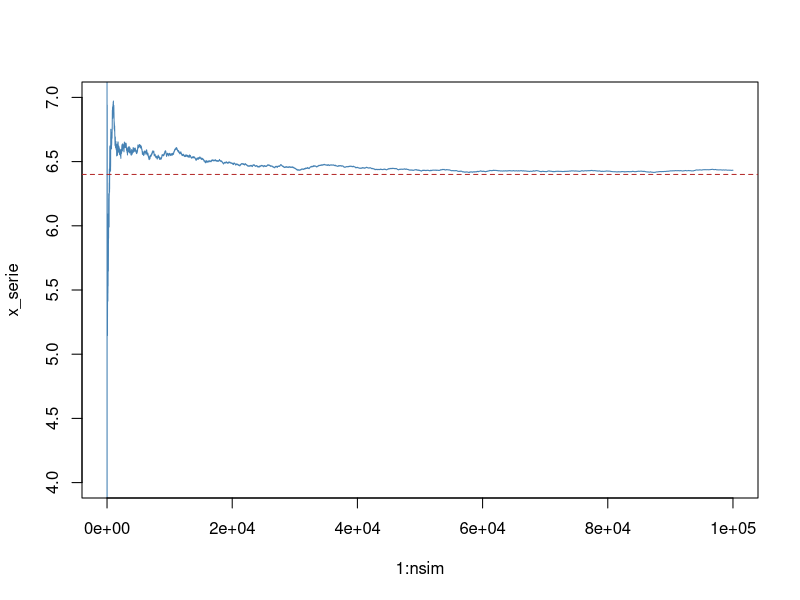
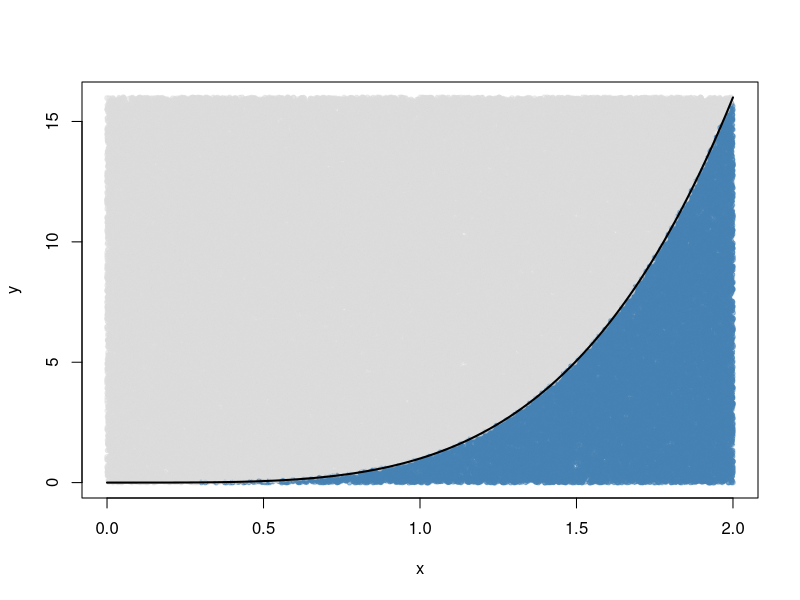
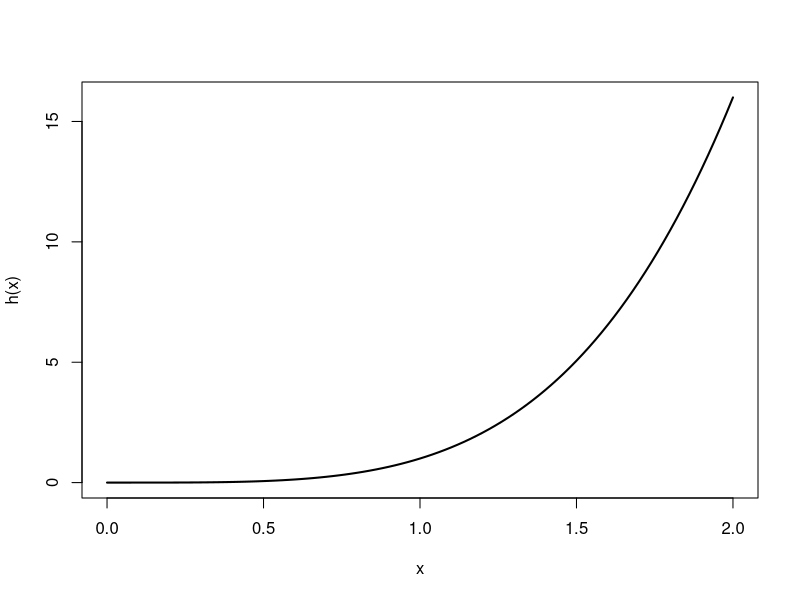
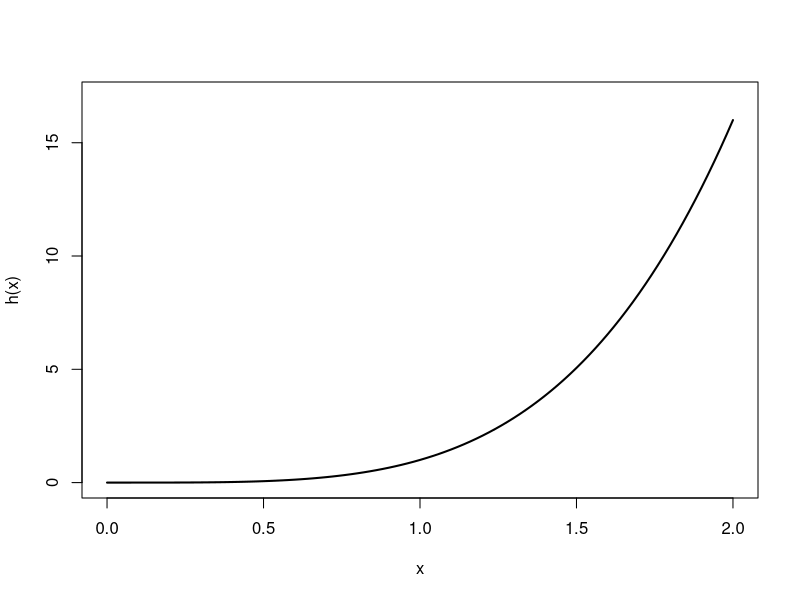

These figures' R source, in order: (Note: this script raises an error after producing the figures.)
###############################################################.
## Descripcion: Ejemplo de integracion MC
##
## Autor: Jose Pliego
## Fecha: 2020-02-26
###############################################################.

library(dplyr)
library(scales)

# Utilizando integracion Monte Carlo buscamos aproximar la integral
# \int_{0}^2 g(x) dx, donde g(x) = x^4
# Analiticamente es facil ver que esta integral vale 6.4
#
# Utilizaremos primero una distribucion U(0,2) y luego una distribucion
# bivariada uniforme en [0, 2] X [0, 16]

g <- function(x) x^4

nsim <- 10e4

# U(0,2)

set.seed(1996)

x <- runif(nsim,
           min = 0,
           max = 2)

theta_hat <- 2 * mean(g(x))

print(theta_hat)
print(abs(theta_hat - 0.2*32))

x_serie <- 2 * cumsum(g(x))/1:nsim

plot(1:nsim,
     x_serie,
     type = "l",
     ylim = c(4, 7),
     col = "steelblue")

abline(h = 0.2*32,
       col = "firebrick",
       lty = 2)

# Bivariada

y <- runif(nsim,
           min = 0,
           max = 16)

exito <- if_else(y <= g(x), 1, 0)

theta_hat2 <- mean(exito) * 32

print(theta_hat2)
print(abs(theta_hat2 - 0.2*32))

png(filename = "graphs/sim_hx.png",
    width = 10,
    height = 7,
    units = "cm",
    res = 300)

plot(x,
     y,
     col = alpha(if_else(y <= g(x), "steelblue", "gainsboro"), 0.5),
     pch = 20)

curve(g(x),
      from = 0,
      to = 2, 
      col = "black",
      add = TRUE,
      lwd = 2)

dev.off()

dev.off()

curve(g(x),
      from = 0,
      to = 2, 
      col = "black",
      add = FALSE,
      lwd = 2,
      ylab = "h(x)")

png(filename = "graphs/hx.png",
    width = 10,
    height = 7,
    units = "cm",
    res = 300)
curve(g(x),
      from = 0,
      to = 2, 
      col = "black",
      add = FALSE,
      lwd = 2,
      ylab = "h(x)",
      xlim = c(0, 2),
      ylim = c(0, 17))
dev.off()

ggplot2::ggsave("graphs/hx.png", width = 10, height = 7, units = "cm")


